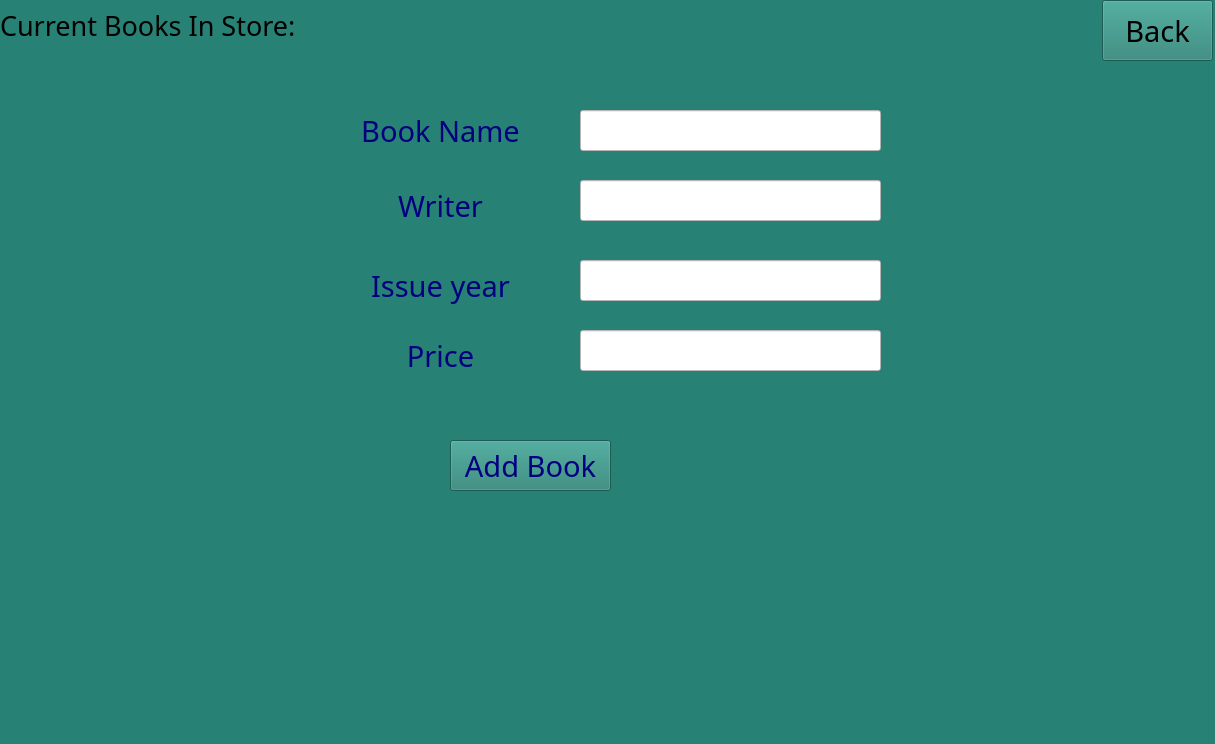
<?xml version="1.0" encoding="UTF-8"?>
<ui version="4.0">
 <class>addBook</class>
 <widget class="QMainWindow" name="addBook">
  <property name="geometry">
   <rect>
    <x>0</x>
    <y>0</y>
    <width>1215</width>
    <height>744</height>
   </rect>
  </property>
  <property name="windowTitle">
   <string>MainWindow</string>
  </property>
  <property name="styleSheet">
   <string notr="true">background-color: rgb(39, 129, 116);
border-image: url(:/imagcces.jfif);</string>
  </property>
  <widget class="QWidget" name="centralwidget">
   <widget class="QLabel" name="label">
    <property name="geometry">
     <rect>
      <x>360</x>
      <y>100</y>
      <width>161</width>
      <height>61</height>
     </rect>
    </property>
    <property name="font">
     <font>
      <family>Agency FB</family>
      <pointsize>22</pointsize>
      <weight>50</weight>
      <bold>false</bold>
     </font>
    </property>
    <property name="styleSheet">
     <string notr="true">border-image: url(:/20181210_211055.jpg);
color: rgb(0, 0, 127);</string>
    </property>
    <property name="text">
     <string>Book Name</string>
    </property>
    <property name="textFormat">
     <enum>Qt::AutoText</enum>
    </property>
    <property name="alignment">
     <set>Qt::AlignCenter</set>
    </property>
   </widget>
   <widget class="QLabel" name="label_2">
    <property name="geometry">
     <rect>
      <x>360</x>
      <y>180</y>
      <width>161</width>
      <height>51</height>
     </rect>
    </property>
    <property name="font">
     <font>
      <family>Agency FB</family>
      <pointsize>22</pointsize>
      <weight>50</weight>
      <bold>false</bold>
     </font>
    </property>
    <property name="styleSheet">
     <string notr="true">border-image: url(:/20181210_211055.jpg);
color: rgb(0, 0, 127);</string>
    </property>
    <property name="text">
     <string>Writer</string>
    </property>
    <property name="alignment">
     <set>Qt::AlignCenter</set>
    </property>
   </widget>
   <widget class="QLabel" name="label_3">
    <property name="geometry">
     <rect>
      <x>360</x>
      <y>260</y>
      <width>161</width>
      <height>51</height>
     </rect>
    </property>
    <property name="font">
     <font>
      <family>Agency FB</family>
      <pointsize>22</pointsize>
      <weight>50</weight>
      <bold>false</bold>
     </font>
    </property>
    <property name="styleSheet">
     <string notr="true">border-image: url(:/20181210_211055.jpg);
color: rgb(0, 0, 127);</string>
    </property>
    <property name="text">
     <string>Issue year</string>
    </property>
    <property name="alignment">
     <set>Qt::AlignCenter</set>
    </property>
   </widget>
   <widget class="QLabel" name="label_4">
    <property name="geometry">
     <rect>
      <x>360</x>
      <y>330</y>
      <width>161</width>
      <height>51</height>
     </rect>
    </property>
    <property name="font">
     <font>
      <family>Agency FB</family>
      <pointsize>22</pointsize>
      <weight>50</weight>
      <bold>false</bold>
     </font>
    </property>
    <property name="styleSheet">
     <string notr="true">border-image: url(:/20181210_211055.jpg);
color: rgb(0, 0, 127);</string>
    </property>
    <property name="text">
     <string>Price</string>
    </property>
    <property name="alignment">
     <set>Qt::AlignCenter</set>
    </property>
   </widget>
   <widget class="QLineEdit" name="name">
    <property name="geometry">
     <rect>
      <x>580</x>
      <y>110</y>
      <width>301</width>
      <height>41</height>
     </rect>
    </property>
    <property name="font">
     <font>
      <family>Agency FB</family>
      <pointsize>14</pointsize>
     </font>
    </property>
    <property name="layoutDirection">
     <enum>Qt::RightToLeft</enum>
    </property>
    <property name="styleSheet">
     <string notr="true">color: rgb(0, 0, 0);
border-image: url();
background-color: rgb(255, 255, 255);</string>
    </property>
    <property name="text">
     <string/>
    </property>
   </widget>
   <widget class="QLineEdit" name="writer">
    <property name="geometry">
     <rect>
      <x>580</x>
      <y>180</y>
      <width>301</width>
      <height>41</height>
     </rect>
    </property>
    <property name="font">
     <font>
      <family>Agency FB</family>
      <pointsize>14</pointsize>
     </font>
    </property>
    <property name="layoutDirection">
     <enum>Qt::RightToLeft</enum>
    </property>
    <property name="styleSheet">
     <string notr="true">color: rgb(0, 0, 0);
background-color: rgb(255, 255, 255);
border-image: url();
</string>
    </property>
   </widget>
   <widget class="QLineEdit" name="year">
    <property name="geometry">
     <rect>
      <x>580</x>
      <y>260</y>
      <width>301</width>
      <height>41</height>
     </rect>
    </property>
    <property name="font">
     <font>
      <family>Agency FB</family>
      <pointsize>12</pointsize>
      <weight>75</weight>
      <bold>true</bold>
     </font>
    </property>
    <property name="layoutDirection">
     <enum>Qt::RightToLeft</enum>
    </property>
    <property name="styleSheet">
     <string notr="true">color: rgb(0, 0, 0);
background-color: rgb(255, 255, 255);
border-image: url();
</string>
    </property>
   </widget>
   <widget class="QLineEdit" name="cost">
    <property name="geometry">
     <rect>
      <x>580</x>
      <y>330</y>
      <width>301</width>
      <height>41</height>
     </rect>
    </property>
    <property name="font">
     <font>
      <family>Agency FB</family>
      <pointsize>12</pointsize>
      <weight>75</weight>
      <bold>true</bold>
     </font>
    </property>
    <property name="layoutDirection">
     <enum>Qt::RightToLeft</enum>
    </property>
    <property name="styleSheet">
     <string notr="true">color: rgb(0, 0, 0);
background-color: rgb(255, 255, 255);
border-image: url();
</string>
    </property>
   </widget>
   <widget class="QPushButton" name="esafe">
    <property name="geometry">
     <rect>
      <x>450</x>
      <y>440</y>
      <width>161</width>
      <height>51</height>
     </rect>
    </property>
    <property name="font">
     <font>
      <family>Agency FB</family>
      <pointsize>22</pointsize>
      <weight>50</weight>
      <bold>false</bold>
     </font>
    </property>
    <property name="styleSheet">
     <string notr="true">border-image: url(:/20181210_211126.jpg);
border-image: url(:/20181210_210744.jpg);
color: rgb(0, 0, 127);
</string>
    </property>
    <property name="text">
     <string>Add Book</string>
    </property>
   </widget>
   <widget class="QPushButton" name="back_addbook">
    <property name="geometry">
     <rect>
      <x>1102</x>
      <y>0</y>
      <width>111</width>
      <height>61</height>
     </rect>
    </property>
    <property name="font">
     <font>
      <family>Agency FB</family>
      <pointsize>22</pointsize>
      <weight>50</weight>
      <bold>false</bold>
     </font>
    </property>
    <property name="styleSheet">
     <string notr="true">border-image: url(:/20181210_210744.jpg);
color: rgb(0, 0, 0);
</string>
    </property>
    <property name="text">
     <string>Back</string>
    </property>
   </widget>
   <widget class="QLabel" name="label_5">
    <property name="geometry">
     <rect>
      <x>0</x>
      <y>0</y>
      <width>321</width>
      <height>51</height>
     </rect>
    </property>
    <property name="font">
     <font>
      <family>Agency FB</family>
      <pointsize>20</pointsize>
     </font>
    </property>
    <property name="styleSheet">
     <string notr="true">border-image: url(:/20181210_211201.jpg);</string>
    </property>
    <property name="text">
     <string>Current Books In Store:</string>
    </property>
   </widget>
  </widget>
  <widget class="QMenuBar" name="menubar">
   <property name="geometry">
    <rect>
     <x>0</x>
     <y>0</y>
     <width>1215</width>
     <height>26</height>
    </rect>
   </property>
  </widget>
  <widget class="QStatusBar" name="statusbar"/>
 </widget>
 <resources/>
 <connections/>
</ui>
